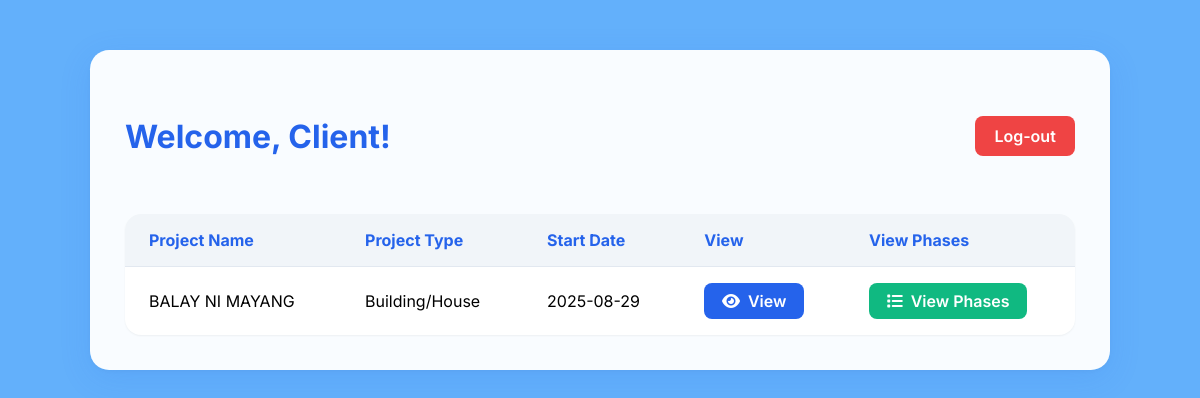
Page /client_dashboard.php (signed in) on the committed database.
### tables this page shows
CREATE TABLE `projects` (
  `project_id` int(11) NOT NULL,
  `project_name` varchar(255) NOT NULL,
  `start_date` date NOT NULL,
  `deadline` date NOT NULL,
  `location` varchar(255) NOT NULL,
  `project_cost` decimal(15,2) NOT NULL,
  `foreman` varchar(255) NOT NULL,
  `project_type` varchar(100) NOT NULL,
  `project_status` varchar(50) NOT NULL,
  `project_divisions` varchar(255) NOT NULL,
  `image_path` varchar(255) DEFAULT NULL,
  `client_name` varchar(255) DEFAULT NULL,
  `client_number` varchar(255) DEFAULT NULL
);

### client_dashboard.php (the view, shortened to what this page needs)
<?php
include 'db.php';
$projects = [];
$sql = "SELECT project_id, project_name, project_type, start_date FROM projects ORDER BY start_date DESC";
if ($result = $conn->query($sql)) {
    while ($row = $result->fetch_assoc()) {
        $projects[] = $row;
    }
} else {
    die('Query failed: ' . $conn->error);
}
?>
<!DOCTYPE html>
<html>
<head>
    <link rel="stylesheet" href="https://cdnjs.cloudflare.com/ajax/libs/font-awesome/6.4.0/css/all.min.css">
</head>
<body>
    <div class="dashboard-container">
        <div class="header">
            <h2>Welcome, Client!</h2>
            <div style="display:flex;align-items:center;gap:1.2rem;">
                <a href="client_logout.php" class="logout-btn">Log-out</a>
            </div>
        </div>
        <table>
            <thead>
                <tr>
                    <th>Project Name</th>
                    <th>Project Type</th>
                    <th>Start Date</th>
                    <th>View</th>
                    <th>View Phases</th>
                </tr>
            </thead>
            <tbody>
                <?php if (count($projects) > 0): ?>
                    <?php foreach ($projects as $project): ?>
                        <tr>
                            <td><?= htmlspecialchars($project['project_name']) ?></td>
                            <td><?= htmlspecialchars($project['project_type']) ?></td>
                            <td><?= htmlspecialchars($project['start_date']) ?></td>
                            <td><a href="project_progress_view.php?id=<?= urlencode($project['project_id']) ?>" class="btn-view"><i class="fa fa-eye"></i> View</a></td>
                            <td><a href="view_project_phases.php?project_id=<?= urlencode($project['project_id']) ?>" class="btn-view-phases"><i class="fa fa-list"></i> View Phases</a></td>
                        </tr>
                    <?php endforeach; ?>
                <?php else: ?>
                    <tr><td colspan="5" class="no-projects">No projects found.</td></tr>
                <?php endif; ?>
            </tbody>
        </table>
    </div>
</body>
</html>

### client_dashboard.php (style rules this page uses)
body { background: url('./images/background.webp') no-repeat center center fixed; background-size: cover; min-height: 100vh; margin: 0; font-family: 'Inter', Arial, sans-serif; position: relative; }
body::before { content: ''; position: fixed; top: 0; left: 0; right: 0; bottom: 0; background: rgba(16, 134, 249, 0.65); z-index: 0; }
.dashboard-container { max-width: 950px; margin: 50px auto; background: rgba(255,255,255,0.96); border-radius: 1.2rem; box-shadow: 0 8px 32px rgba(37,99,235,0.13), 0 1.5px 6px rgba(0,0,0,0.04); padding: 2.5rem 2.2rem 2.2rem 2.2rem; position: relative; z-index: 1; }
.header { display: flex; justify-content: space-between; align-items: center; margin-bottom: 2rem; }
.header h2 { color: #2563eb; font-size: 2rem; font-weight: 700; }
.logout-btn { background: #ef4444; color: #fff; border: none; border-radius: 0.5rem; padding: 0.6rem 1.2rem; font-weight: 600; font-size: 1rem; cursor: pointer; transition: background 0.2s; text-decoration: none; }
table { width: 100%; border-collapse: separate; border-spacing: 0; border-radius: 1rem; overflow: hidden; background: #fff; box-shadow: 0 1px 2px 0 rgb(0 0 0 / 0.05); margin-bottom: 0; }
th, td { padding: 1rem 1.5rem; border-bottom: 1px solid #e2e8f0; }
th { background: #f1f5f9; color: #2563eb; font-weight: 700; text-align: left; font-size: 1rem; }
tr:last-child td { border-bottom: none; }
.btn-view { background: #2563eb; color: #fff; border: none; border-radius: 0.5rem; padding: 0.5rem 1.1rem; font-weight: 600; font-size: 1rem; cursor: pointer; text-decoration: none; transition: background 0.18s, color 0.18s; display: inline-flex; align-items: center; gap: 0.5rem; }
.btn-view-phases { background: #10b981; color: #fff; border: none; border-radius: 0.5rem; padding: 0.5rem 1.1rem; font-weight: 600; font-size: 1rem; cursor: pointer; text-decoration: none; transition: background 0.18s, color 0.18s; display: inline-flex; align-items: center; gap: 0.5rem; }

### rows in the picture
projects: project_name "BALAY NI MAYANG", project_type "Building/House", start_date "2025-08-29"
